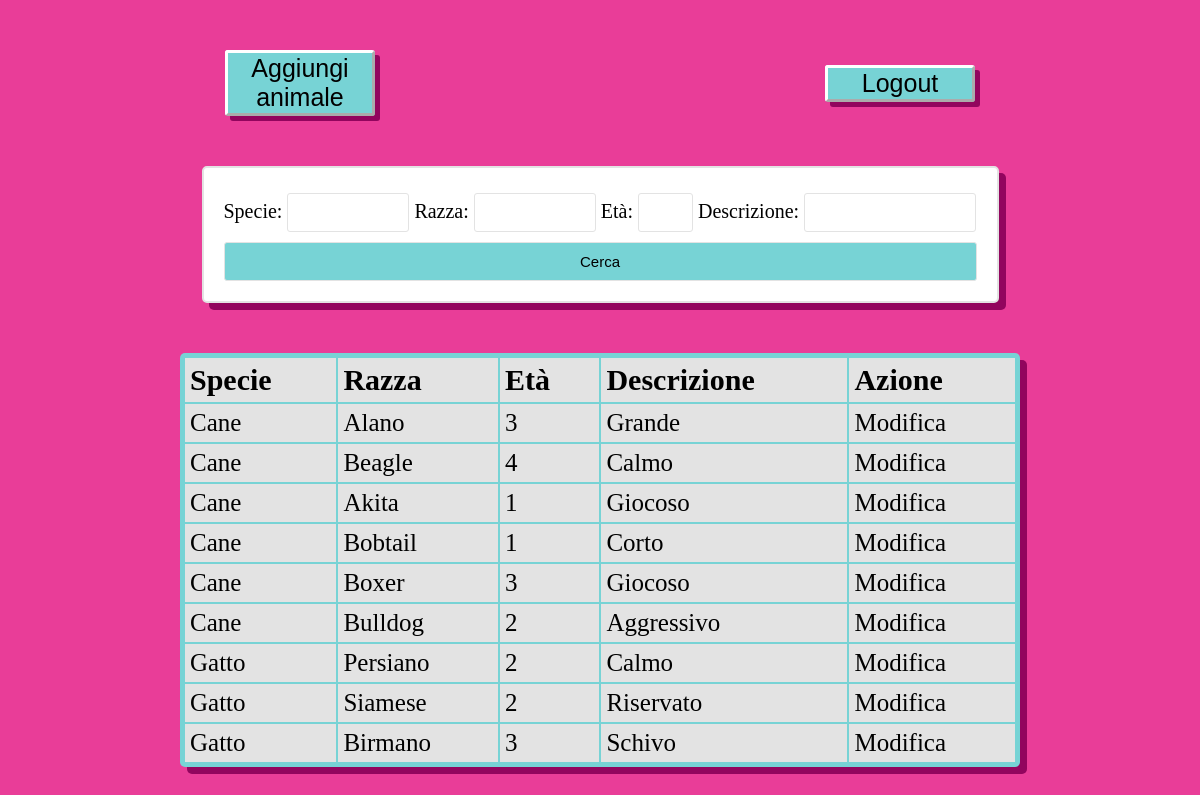
/lista_animaliAmministratore/, run on the app's committed database.
### adozione/models.py (models this page shows, shortened)
class Animale(models.Model):
    ID_animale = models.AutoField(primary_key=True)
    specie = models.CharField(max_length=100)
    razza = models.CharField(max_length=50)
    età = models.IntegerField(default=0)
    descrizione = models.CharField(max_length=400)

### adozione/views.py (the view)
# urls.py: path('lista_animaliAmministratore/', views.lista_animaliAmministratore, name = 'lista_animaliAmministratore'),
def lista_animaliAmministratore(request):
    animali = Animale.objects.all()
    myFilter = AnimalFilter(request.GET, queryset=animali)
    animali = myFilter.qs
    context = {'animali': animali, 'myFilter': myFilter}
    return render(request, "lista_animaliAmministratore.html", context)

### adozione/templates/lista_animaliAmministratore.html (shortened to what this page needs)
{% load static %}
<!DOCTYPE html>
<html>
    <head>
        <link rel="stylesheet" type="text/css" href="{% static 'styles.css' %}">
    </head>
    <body>
        <div class="navbar">
            <a class="button_link" href="{% url 'aggiungiAnimale' %}">
                <button class="pulsante" >Aggiungi animale</button>
            </a>
            <a class="button_link" href="{% url 'logout' %}">
                <button class="pulsante" >Logout</button>
            </a>
        </div>
        <form id= "form_ricerca" method="get">
            {{myFilter.form}}
            <button class="btn btn-primary" type="submit"> Cerca </button>
        </form>
        <table>
            <thead>
                <th>Specie</th>
                <th>Razza</th>
                <th>Età</th>
                <th>Descrizione</th>
                <th>Azione</th>
            </thead>
            <tbody>
                {% for animal in animali %}
                <tr id={{animal.ID_animale}}>
                    <td>{{ animal.specie }}</td>
                    <td>{{ animal.razza }}</td>
                    <td>{{ animal.età }}</td>
                    <td>{{ animal.descrizione }}</td>
                    <td>
                        <a href="{% url 'modifica_animale' animal.ID_animale %}" class="pulsante pulsante_tabella">Modifica</a>
                    </td>
                    </tr>
                {% endfor %}
            </tbody>
        </table>
    </body>
</html>

### adozione/static/styles.css (style rules this page uses)
* { background-color: rgb(233, 61, 152) ; margin: 0; }
.navbar { display: flex; align-items: center; justify-content: space-around; }
.button_link { width: 150px; margin-top: 50px; align-self: center; }
.pulsante { background-color: rgb(119, 211, 213); border-color: #fff; border-width: 3px; width: 100%; font-size: 25px; box-shadow: 5px 5px rgb(146, 5, 94); border-radius: 3px; }
a, a:hover, a:focus, a:active { text-decoration: none; color: inherit; }
.pulsante_tabella { background: #e3e3e3; box-shadow: none; }
table { background-color: rgb(119, 211, 213); margin: auto; margin-top: 50px; text-align: left; width: 70%; padding: 3px; box-shadow: 7px 7px rgb(146, 5, 94); border-radius: 5px; margin-bottom: 100px; }
th, td { background-color: #e3e3e3; font-size: 30px; padding: 5px; padding-right: 20px; }
td { font-size: 25px; }
form { max-width: 400px; margin: auto; padding: 20px; border: 2px solid #e3e3e3; border-radius: 5px; box-shadow: 7px 7px rgb(146, 5, 94); background-color: #fff; margin-top: 50px; font-size: 20px; }
form label { background-color: #fff; }
form input[type="text"], form input[type="email"], form input[type="password"], form select, #id_età { width: 90%; padding: 10px; margin-bottom: 10px; margin-top: 5px; border: 1.5px solid #e3e3e3; border-radius: 3px; background-color: #fff; }
form button[type="submit"], input { width: 100%; padding: 10px; background-color: rgb(119, 211, 213); color: #fff; border: 1px solid #e3e3e3; border-radius: 3px; font-size: 15px; color:black; }
#id_specie, #id_razza { width: 100px; }
#id_età { width: 33px; }
#id_descrizione { width: 150px; }
#form_ricerca { width: 753px; max-width: none; }

### data on the page
Animale: specie "Cane", razza "Alano", età "3", descrizione "Grande"
Animale: specie "Cane", razza "Beagle", età "4", descrizione "Calmo"
Animale: specie "Cane", razza "Akita", età "1", descrizione "Giocoso"
Animale: specie "Cane", razza "Bobtail", età "1", descrizione "Corto"
Animale: specie "Cane", razza "Boxer", età "3", descrizione "Giocoso"
Animale: specie "Cane", razza "Bulldog", età "2", descrizione "Aggressivo"
Animale: specie "Gatto", razza "Persiano", età "2", descrizione "Calmo"
Animale: specie "Gatto", razza "Siamese", età "2", descrizione "Riservato"
Animale: specie "Gatto", razza "Birmano", età "3", descrizione "Schivo"
